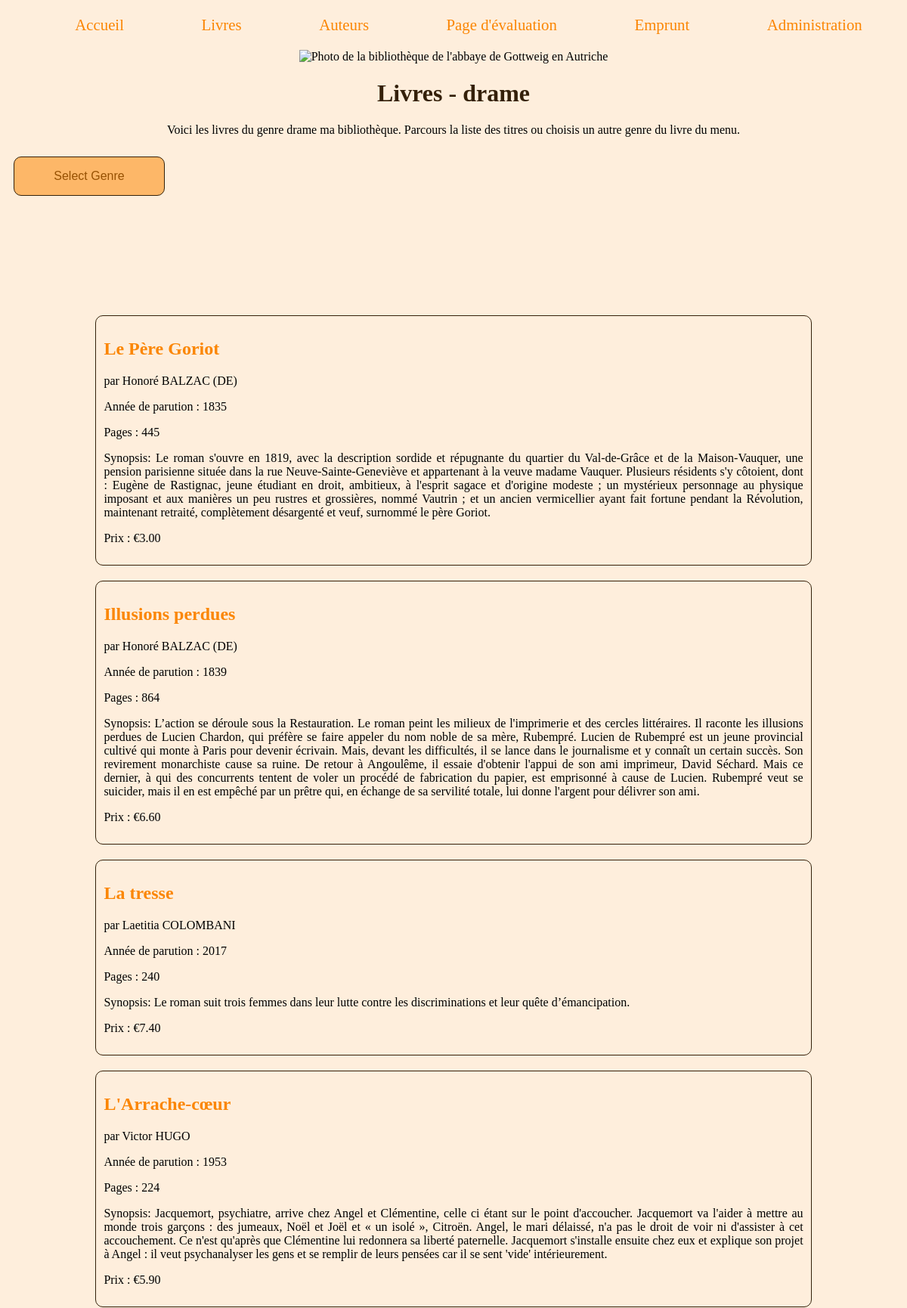
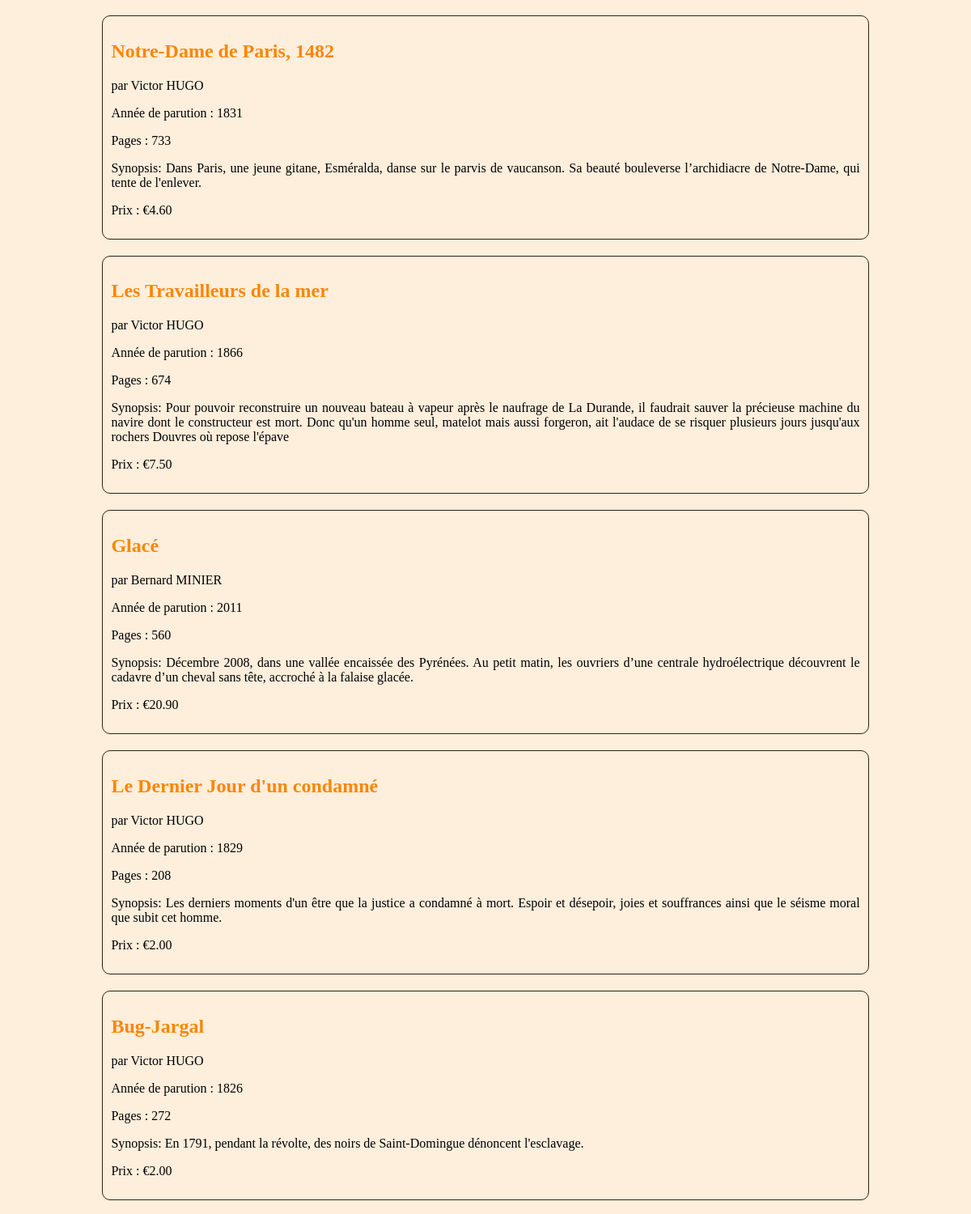
The app's page /drame.php (upper part) with its own data (2 pictures, top to bottom).
### tables this page shows
CREATE TABLE livres (
    `id` INT(11) NOT NULL AUTO_INCREMENT PRIMARY KEY,
    `titre` VARCHAR(50),
    `sorti` INT(11),
    `synopsis` TEXT,
    `auteur` INT(11),
    `pages` INT(11),
    `prix` DECIMAL(5, 2)
);

CREATE TABLE IF NOT EXISTS auteurs (
    `id` INT(11) NOT NULL AUTO_INCREMENT PRIMARY KEY,
    `nom` VARCHAR(28),
    `prenom` VARCHAR(28),
    `naissance` DATE,
    `mort` DATE,
    `biographie` TEXT,
    `photo` VARCHAR(143)
);

### drame.php (the view, shortened to what this page needs)
<!DOCTYPE html>
<html lang="fr">
	<head>
     	<link rel="stylesheet" href="livres.css">
 	</head>
    <body>
	    <?php
         include ('includes/nav.php');
         require('databases/connectDatabase.php');
        $bdd = connexionDB($host,$db_name,$login,$password);
    	$requete= $bdd->prepare("SELECT l.titre,l.sorti, l.synopsis, l.pages, l.prix, a.id, a.nom, a.prenom, g.genreID
		FROM livres AS l
		LEFT JOIN auteurs AS a
		ON l.auteur = a.id
		LEFT JOIN auteursGenres AS g
		ON l.auteur=g.auteurID
		WHERE g.genreID = 1
		");
     	$requete->execute();
     	$requete = $requete->fetchAll();
		?>
		<div class="imagelibrary">
		<img src="Images/AustriaGoettweigAbbey.jpg" alt="Photo de la bibliothèque de l'abbaye de Gottweig en Autriche" title="Abbaye de Goettweig en Autriche" />
		</div>
			<h1>Livres - drame</h1>
				<div class="intro">
				<p>Voici les livres du genre drame ma bibliothèque. Parcours la liste des titres ou choisis un autre genre du livre du menu.</p>
				</div>
				<div class="main">
				<div class = "dropdownList">
        			<button class="dropdownButton"
            		onclick="showList()">
            		Select Genre
        			</button>
      			</div>
				</div>
				<div>
					<?php
					foreach ($requete as $livre) {
					?>
					<section class = "book">
						<h2><a href="auteurs.php" target="_blank"><?= $livre['titre']?></a></h2>
						<div>
                            <p>par <?= $livre['prenom']?> <?= $livre['nom']?></p>
							<p>Année de parution : <?= $livre['sorti']?></p>
                        	<p>Pages : <?= $livre['pages']?></p>
                        	<p>Synopsis: <?= $livre['synopsis']?></p>
                        	<p>Prix : €<?= $livre['prix']?></p>
                        </div>
    				</section>
		<?php } ?>
    			</div>
	</body>
</html>

### livres.css (style rules this page uses)
body { background-color: #FEEEDC; }
h1 { font-size: xx-large; text-align: center; color: #342009; }
.imagelibrary { text-align: center; }
.intro { text-align: center; }
.book { margin: auto 10% auto 10%; border: 1px solid #342009; border-radius: 10px; text-align: justify; padding: 10px; overflow: auto; word-wrap: break-word; margin-bottom: 20px; }
.book a { text-decoration: none; color: #FB8604; font-style: normal; }
.main { height: 200px; padding: 10px; }
.dropdownButton { background-color: #FDB768; color: #975102; padding: 16px; font-size: 16px; border: none; cursor: pointer; width: 200px; border: 1px solid #342009; border-radius: 10px; }

### records on screen
livres: titre "Le Père Goriot", auteurs.prenom "Honoré", auteurs.nom "BALZAC (DE)", sorti "1835", pages "445", synopsis "Le roman s'ouvre en 1819, avec la description sordide et répugnante du quartier du Val-de-Grâce et de la Maison-Vauquer, une pension parisienne située dans la rue Neuve-Sainte-Geneviève et appartenant à la veuve madame Vauquer. Plusieurs résidents s'y côtoient, dont : Eugène de Rastignac, jeune étudiant en droit, ambitieux, à l'esprit sagace et d'origine modeste ; un mystérieux personnage au physique imposant et aux manières un peu rustres et grossières, nommé Vautrin ; et un ancien vermicellier ayant fait fortune pendant la Révolution, maintenant retraité, complètement désargenté et veuf, surnommé le père Goriot.", prix "3.00"
livres: titre "Illusions perdues", auteurs.prenom "Honoré", auteurs.nom "BALZAC (DE)", sorti "1839", pages "864", synopsis "L’action se déroule sous la Restauration. Le roman peint les milieux de l'imprimerie et des cercles littéraires. Il raconte les illusions perdues de Lucien Chardon, qui préfère se faire appeler du nom noble de sa mère, Rubempré. Lucien de Rubempré est un jeune provincial cultivé qui monte à Paris pour devenir écrivain. Mais, devant les difficultés, il se lance dans le journalisme et y connaît un certain succès. Son revirement monarchiste cause sa ruine. De retour à Angoulême, il essaie d'obtenir l'appui de son ami imprimeur, David Séchard. Mais ce dernier, à qui des concurrents tentent de voler un procédé de fabrication du papier, est emprisonné à cause de Lucien. Rubempré veut se suicider,…", prix "6.60"
livres: titre "La tresse", auteurs.prenom "Laetitia", auteurs.nom "COLOMBANI", sorti "2017", pages "240", synopsis "Le roman suit trois femmes dans leur lutte contre les discriminations et leur quête d’émancipation.", prix "7.40"
livres: titre "L'Arrache-cœur", auteurs.prenom "Victor", auteurs.nom "HUGO", sorti "1953", pages "224", synopsis "Jacquemort, psychiatre, arrive chez Angel et Clémentine, celle ci étant sur le point d'accoucher. Jacquemort va l'aider à mettre au monde trois garçons : des jumeaux, Noël et Joël et « un isolé », Citroën. Angel, le mari délaissé, n'a pas le droit de voir ni d'assister à cet accouchement. Ce n'est qu'après que Clémentine lui redonnera sa liberté paternelle. Jacquemort s'installe ensuite chez eux et explique son projet à Angel : il veut psychanalyser les gens et se remplir de leurs pensées car il se sent 'vide' intérieurement.", prix "5.90"
livres: titre "Notre-Dame de Paris, 1482", auteurs.prenom "Victor", auteurs.nom "HUGO", sorti "1831", pages "733", synopsis "Dans Paris, une jeune gitane, Esméralda, danse sur le parvis de vaucanson. Sa beauté bouleverse l’archidiacre de Notre-Dame, qui tente de l'enlever.", prix "4.60"
livres: titre "Les Travailleurs de la mer", auteurs.prenom "Victor", auteurs.nom "HUGO", sorti "1866", pages "674", synopsis "Pour pouvoir reconstruire un nouveau bateau à vapeur après le naufrage de La Durande, il faudrait sauver la précieuse machine du navire dont le constructeur est mort. Donc qu'un homme seul, matelot mais aussi forgeron, ait l'audace de se risquer plusieurs jours jusqu'aux rochers Douvres où repose l'épave", prix "7.50"
livres: titre "Glacé", auteurs.prenom "Bernard", auteurs.nom "MINIER", sorti "2011", pages "560", synopsis "Décembre 2008, dans une vallée encaissée des Pyrénées. Au petit matin, les ouvriers d’une centrale hydroélectrique découvrent le cadavre d’un cheval sans tête, accroché à la falaise glacée.", prix "20.90"
livres: titre "Le Dernier Jour d'un condamné", auteurs.prenom "Victor", auteurs.nom "HUGO", sorti "1829", pages "208", synopsis "Les derniers moments d'un être que la justice a condamné à mort. Espoir et désepoir, joies et souffrances ainsi que le séisme moral que subit cet homme.", prix "2.00"
livres: titre "Bug-Jargal", auteurs.prenom "Victor", auteurs.nom "HUGO", sorti "1826", pages "272", synopsis "En 1791, pendant la révolte, des noirs de Saint-Domingue dénoncent l'esclavage.", prix "2.00"
